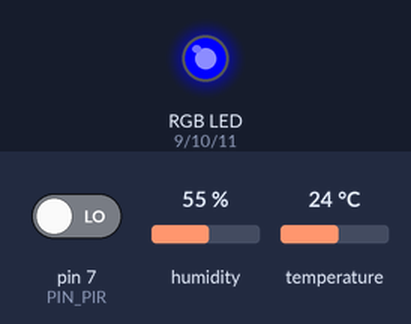
The sketch below on a simulated Arduino Uno, built with avr-gcc and run on an emulated ATmega328P. On the bench: an RGB LED mixed from three pins (HIGH = lit). Inputs (shaded band) come from the test bench; at power-on: temperature 24 °C, pin 7 (PIN_PIR) LOW, humidity 55 %. What the sketch prints to the serial monitor is not drawn.

Above: at 2.8 s.
2.9 s: temperature set to 28 °C
At 4.22 s:
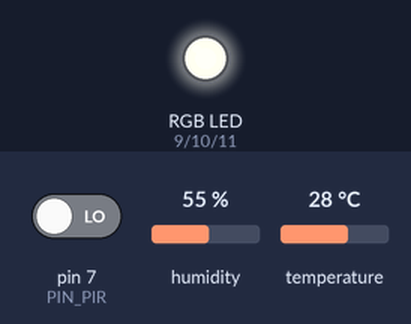
6.4 s: pin 7 (PIN_PIR) driven HIGH
At 8.1 s:
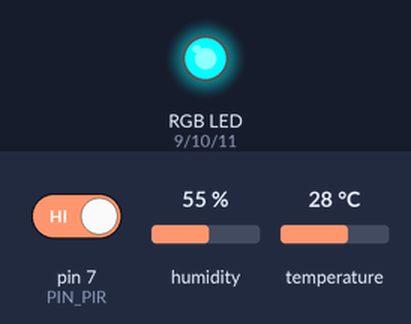
9.1 s: temperature set to 12 °C
At 10.47 s:
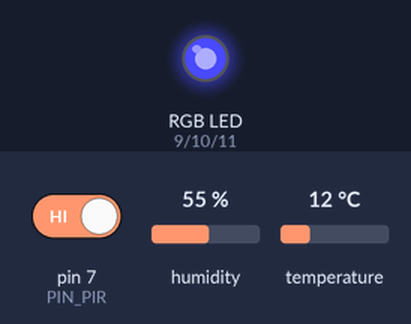
12.6 s: pin 7 (PIN_PIR) driven LOW
At 13.7 s:
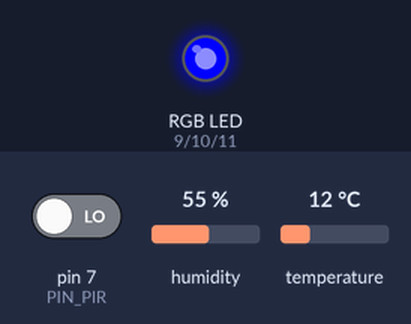
Timing chart, 0 to 15.6 s (numbered marks = the images above; inputs shaded):
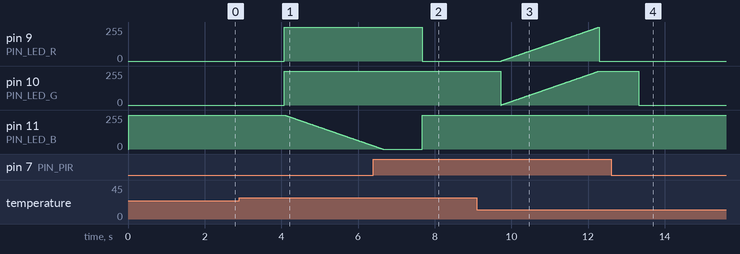

Measured:
- the behaviour switches between 26 and 27 °C on temperature (found by bisection; images 0 and 1)
- after the input at 2.9 s, pin 9 (PIN_LED_R), pin 10 (PIN_LED_G): 0/255 → 255/255 after 1.2 s; pin 11 (PIN_LED_B): moves from 255/255 to 25/255 over 2.3 s, starting after 1.2 s
- after the input at 6.4 s, pin 9 (PIN_LED_R): 255/255 → 0/255 after 1.3 s
- after the input at 9.1 s, pin 9 (PIN_LED_R): rises from 0/255 to 255/255 in 2.6 s, then falls to 0/255 in 0.01 s
- after the input at 12.6 s, pin 10 (PIN_LED_G): 255/255 → 0/255 after 0.72 s

The sketch:

gpbl2025new.ino
```cpp
#include <DHT.h>

// Pin của các cảm biến và LED
#define PIN_PIR 7
#define PIN_LED_R 9
#define PIN_LED_G 10
#define PIN_LED_B 11
#define DHT_PIN 2

// Định nghĩa loại cảm biến DHT
#define DHT_TYPE DHT11

// Khởi tạo đối tượng DHT
DHT dht(DHT_PIN, DHT_TYPE);

// Biến lưu trạng thái của cảm biến PIR
int motionDetected = 0;

// Biến lưu nhiệt độ trước đó để so sánh
float lastTemperature = 0;

void setup() {
  // Bắt đầu giao tiếp Serial
  Serial.begin(9600);

  // Khởi tạo cảm biến DHT
  dht.begin();

  // Cài đặt các chân LED RGB làm đầu ra
  pinMode(PIN_LED_R, OUTPUT);
  pinMode(PIN_LED_G, OUTPUT);
  pinMode(PIN_LED_B, OUTPUT);

  // Khởi tạo cảm biến PIR
  pinMode(PIN_PIR, INPUT);
}

void loop() {
  // Đọc giá trị cảm biến PIR
  motionDetected = digitalRead(PIN_PIR);

  // Đọc nhiệt độ và độ ẩm từ cảm biến DHT
  float temperature = dht.readTemperature();
  float humidity = dht.readHumidity();

  // Kiểm tra xem cảm biến có lỗi không
  if (isnan(temperature) || isnan(humidity)) {
    Serial.println("Lỗi đọc dữ liệu từ cảm biến DHT!");
    return;
  }

  // In ra thông tin nhiệt độ và độ ẩm
  Serial.print("Nhiệt độ: ");
  Serial.print(temperature);
  Serial.print(" C, Độ ẩm: ");
  Serial.print(humidity);
  Serial.println(" %");

  // Nếu nhiệt độ tăng dần lên trên 27°C (chuyển dần từ vàng sang xanh dương)
  if (temperature >= 27 && lastTemperature < 27) {
    // Chuyển từ vàng (đỏ và xanh lá) sang xanh dương
    for (int i = 0; i <= 255; i++) {
      setColor(255 - i, 255 - i, 0);     // Tắt dần vàng
      setColor(0, 0, i);                  // Bật dần xanh dương
      delay(10);                          // Tạo hiệu ứng dần dần
    }
    setColor(0, 0, 255);  // Giữ màu xanh dương
  }

  // Nếu nhiệt độ giảm xuống dưới 27°C (chuyển dần từ xanh dương sang vàng)
  else if (temperature < 27 && lastTemperature >= 27) {
    // Chuyển từ xanh dương sang vàng (đỏ và xanh lá)
    for (int i = 0; i <= 255; i++) {
      setColor(i, i, 0);        // Bật dần màu vàng (đỏ và xanh lá)
      setColor(255 - i, 255 - i, 0);  // Tắt dần màu xanh dương
      delay(10);                          // Tạo hiệu ứng dần dần
    }
    setColor(255, 255, 0);  // Giữ màu vàng
  }

  // Nếu có chuyển động, đổi LED sang màu đỏ
  if (motionDetected == HIGH) {
    setColor(255, 0, 0);  // Màu đỏ
    Serial.println("Phát hiện chuyển động!");
  }

  // Nếu không có chuyển động và nhiệt độ dưới 27°C, giữ màu vàng
  if (motionDetected == LOW && temperature < 27) {
    setColor(255, 255, 0);  // Giữ màu vàng (đỏ và xanh lá bật)
  }

  // Cập nhật nhiệt độ trước đó để so sánh
  lastTemperature = temperature;

  // Đợi một chút trước khi đọc lại cảm biến
  delay(1000);
}

void setColor(int red, int green, int blue) {
  // Điều khiển các chân LED RGB (vì LED Cathode chung, giá trị lớn là tắt, giá trị nhỏ là sáng)
  analogWrite(PIN_LED_R, 255 - red);   // Chân đỏ
  analogWrite(PIN_LED_G, 255 - green); // Chân xanh lá
  analogWrite(PIN_LED_B, 255 - blue);  // Chân xanh dương
}
```
